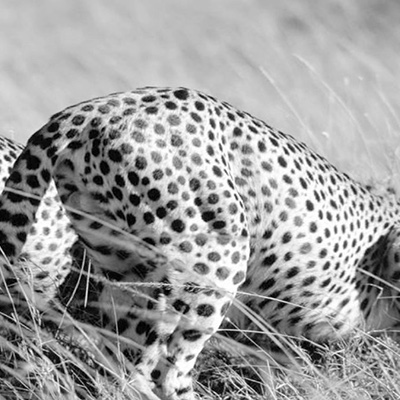
#> input picture pset-2/initial_images/cheetah.jpg, 400 x 400 px
$ python ProblemSetTwo3.py   (older library calls are emulated)
#> lines starting #> are read from the running program, lines starting #| are printed output that depends on the picture
import cv2
import numpy as np
import matplotlib.pyplot as plt
from scipy import misc
from scipy import ndimage as nd

# Problem 3: Separable Filters

## Create 1D Filters
gauss = np.array([.0625,.25,.375,.25,.0625])
box = np.array([0.2,0.2,0.2,0.2,0.2])
sobel_d = np.array([-1,0,1])
sobel_s = np.array([1,2,1])

## Read in the image
cheetah = misc.imread('initial_images/cheetah.jpg',flatten=1)
#> cheetah: shape (400, 400) float32; min 0, max 255, mean 159.1

## Define image filter
def imfilter(img, h, v, mode):
  first = component_process(img,h,mode,1)
  second = component_process(first,v,mode,0)
  return second

## Define filter sub-component
def component_process(img, h, mode, axisval):
#> called with h = array of shape (5,), mode = 'zero', axisval = 1
  if mode == 'zero':
    valset = 0.0
    modeset = 'constant'
  elif mode == 'constant':
    valset = 1.0
    modeset = 'constant'
  elif mode == 'clamp':
    modeset = 'nearest'
    valset = 0.0
  elif mode == 'wrap':
    modeset = 'wrap'
    valset = 0.0
  else:
    valset = 0.0
    modeset = 'constant'
  process = nd.filters.convolve1d(img, h, axis=axisval, mode=modeset, cval=valset, origin=0)
  return process

## Use imfilter to process images and imwrite to save them

### Gaussian Filter
gaussimg = imfilter(cheetah, gauss, gauss,'zero')
gaussimg_h = component_process(cheetah, gauss, 'zero', 1)
gaussimg_v = component_process(cheetah, gauss, 'zero', 0)
cv2.imwrite('generated_images/gaussian.jpg', gaussimg)
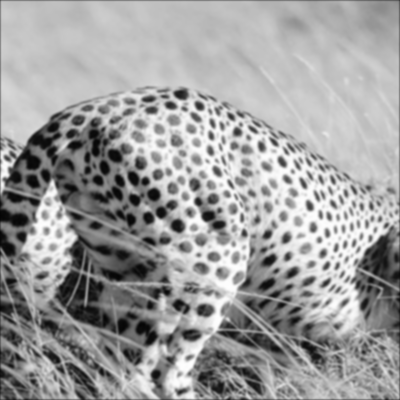
#> saved as gaussian.jpg: shape (400, 400); min 4, max 254, mean 158.5
cv2.imwrite('generated_images/gaussian_horizontal.jpg', gaussimg_h)
cv2.imwrite('generated_images/gaussian_vertical.jpg', gaussimg_v)

### Box Filter
boximg = imfilter(cheetah, box, box, 'constant')
boximg_h = component_process(cheetah, box, 'constant', 1)
boximg_v = component_process(cheetah, box, 'constant', 0)
cv2.imwrite('generated_images/box.jpg', boximg)
cv2.imwrite('generated_images/box_horizontal.jpg', boximg_h)
cv2.imwrite('generated_images/box_vertical.jpg', boximg_v)

### Sobel Operator: X Direction
sobelimg_x = imfilter(cheetah, sobel_d, sobel_s, 'clamp')
#> in component_process (call 9), `process = nd.filters.convolve1d(img, h, axis=axisval, mode=modeset, cv..`:
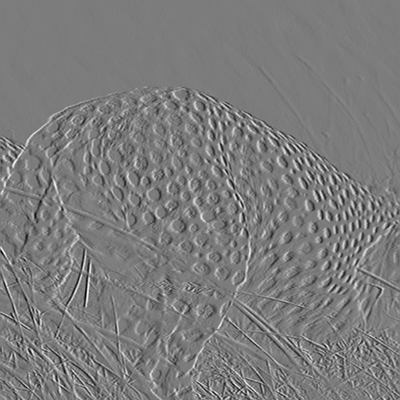
#> process: shape (400, 400) float32; min -228, max 240, mean -0.1; drawn with min black and max white
sobelimg_xd = component_process(cheetah, sobel_d, 'clamp', 1)
sobelimg_xs = component_process(cheetah, sobel_s, 'clamp', 0)
cv2.imwrite('generated_images/sobel_x.jpg', sobelimg_x)
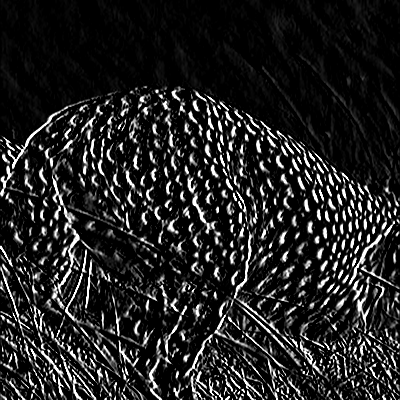
#> saved as sobel_x.jpg: shape (400, 400); min 0, max 255, mean 35.4
cv2.imwrite('generated_images/sobel_xderivative.jpg', sobelimg_xd)
cv2.imwrite('generated_images/sobel_xsmoothing.jpg', sobelimg_xs)
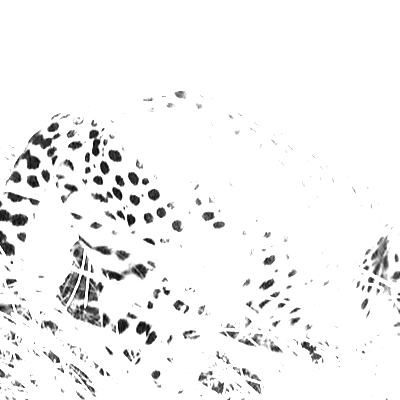
#> saved as sobel_xsmoothing.jpg: shape (400, 400); min 0, max 255, mean 242.7

### Sobel Operator: Y Direction
sobelimg_y = imfilter(cheetah, sobel_s, sobel_d, 'wrap')
#> in component_process (call 14), `process = nd.filters.convolve1d(img, h, axis=axisval, mode=modeset, cv..`:
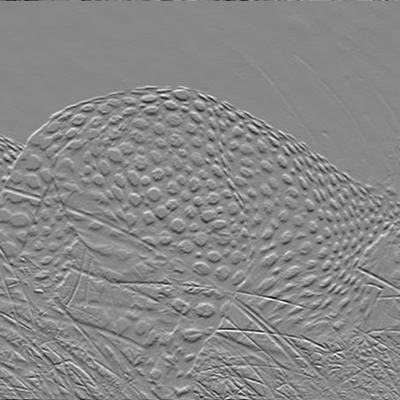
#> process: shape (400, 400) float32; min -926, max 811, mean 0; drawn with min black and max white
sobelimg_yd = component_process(cheetah, sobel_d, 'wrap', 1)
sobelimg_ys = component_process(cheetah, sobel_s, 'wrap', 0)
cv2.imwrite('generated_images/sobel_y.jpg', sobelimg_y)
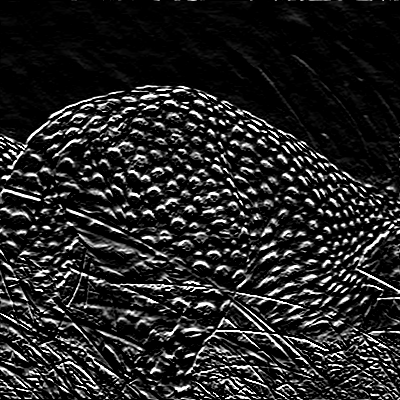
#> saved as sobel_y.jpg: shape (400, 400); min 0, max 255, mean 37.3
cv2.imwrite('generated_images/sobel_yderivative.jpg', sobelimg_yd)
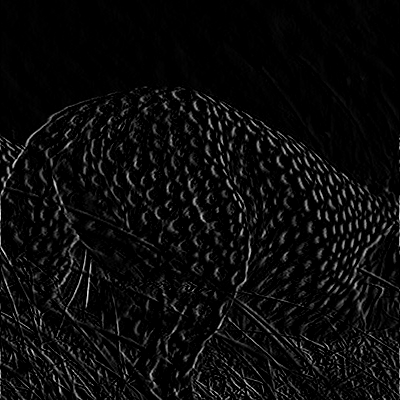
#> saved as sobel_yderivative.jpg: shape (400, 400); min 0, max 240, mean 11.6
cv2.imwrite('generated_images/sobel_ysmoothing.jpg', sobelimg_ys)

$ run again, with pset-2/initial_images/zebra.jpg copied over pset-2/initial_images/cheetah.jpg
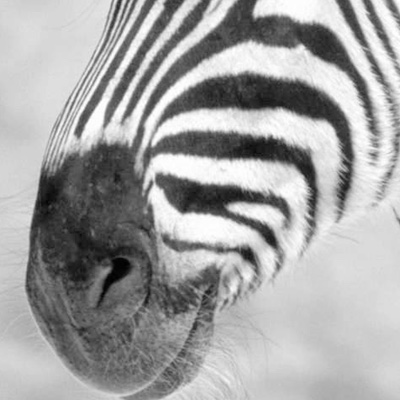
#> input picture pset-2/initial_images/zebra.jpg, 400 x 400 px
#> in component_process (call 14), `process = nd.filters.convolve1d(img, h, axis=axisval, mode=modeset, cv..`:
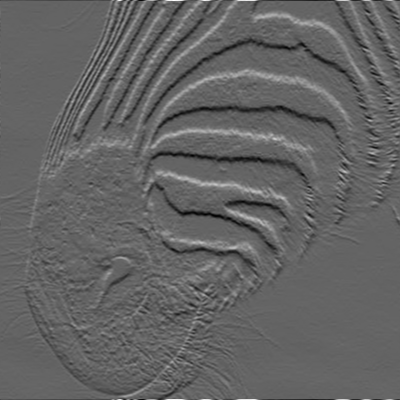
#> process: shape (400, 400) float32; min -414, max 641, mean 0; drawn with min black and max white
#> `cv2.imwrite('generated_images/sobel_y.jpg', sobelimg_y)`:
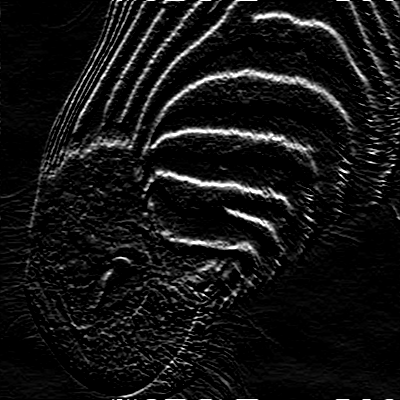
#> saved as sobel_y.jpg: shape (400, 400); min 0, max 255, mean 20
